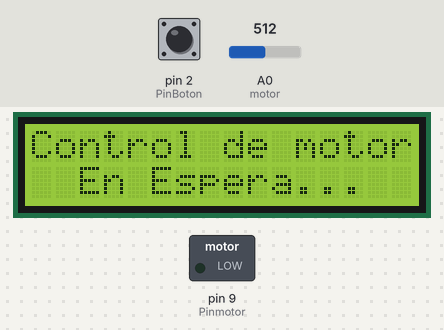
A sketch run on a simulated Arduino Uno, built with avr-gcc and run on an emulated ATmega328P. On the bench: 16×2 character LCD, switched loads named in the sketch (green lamp = pin HIGH). The inputs (shaded band) are chosen by the test bench; at power-on: pin 2 (PinBoton) LOW, A0 (motor) = 512.

Above: at 1.2 s.
1.3 s: pin 2 (PinBoton) pulled HIGH for 0.15 s
At 2.5 s:
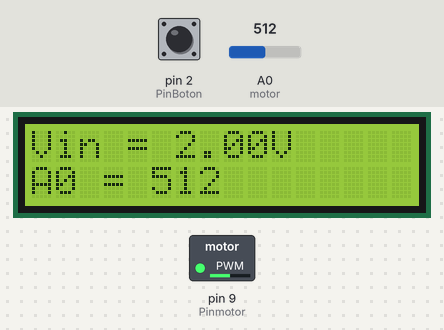
2.9 s: pin 2 (PinBoton) pulled HIGH for 1 s
At 4.1 s:
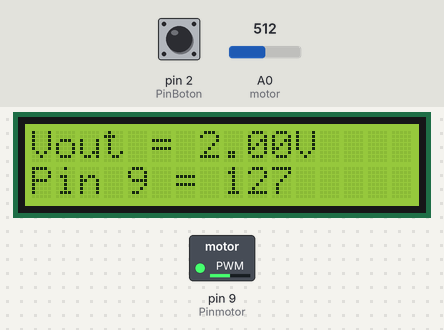
5.4 s: A0 (motor) set to 716
At 6.5 s:
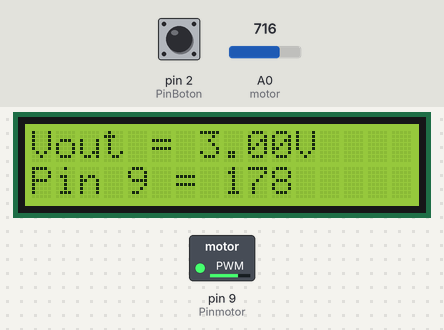
6.9 s: A0 (motor) set to 900
At 8.0 s:
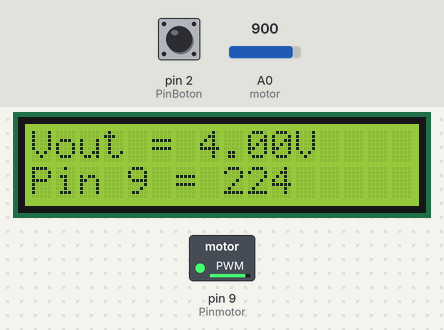
8.4 s: A0 (motor) set to 160
At 9.5 s:
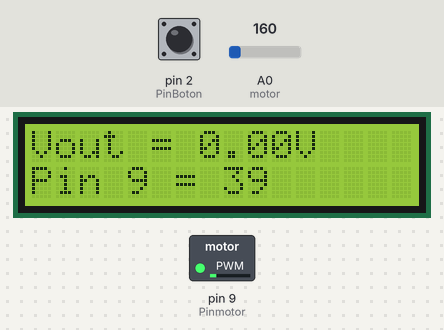
9.9 s: A0 (motor) set to 511
At 10.7 s:
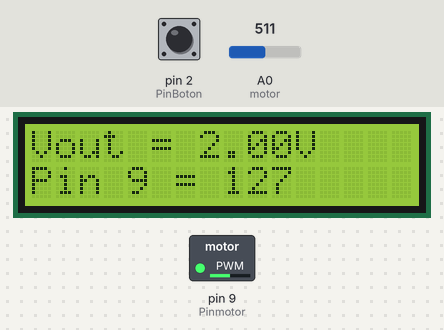
Timing chart, 0 to 12.9 s (numbered marks = the images above; inputs shaded):
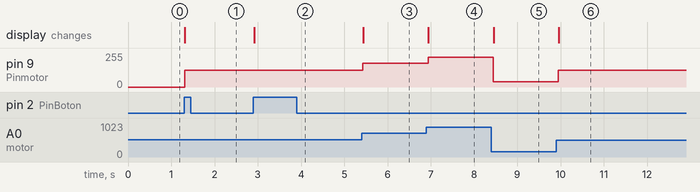

The sketch:

Ej6-ADC-PWM.ino
```cpp
#include <LiquidCrystal.h>

LiquidCrystal lcd(12, 11, 7, 6, 5, 4);
int Pinmotor=9;
int PinBoton=2;
int contador=0;
int a = 50;
volatile int ISRCounter = 0;
long timeCounter = 0;
const int timeThreshold = 170;

int velocidad;
float Vout;
int Valor9;
int cuenta=0;

void setup() {
  lcd.begin(16, 2);
  pinMode(Pinmotor,OUTPUT);
  pinMode(PinBoton,INPUT);
  attachInterrupt(digitalPinToInterrupt(PinBoton), debounce, RISING);
}

void loop()
{
  if(contador != ISRCounter)
  {
    contador = ISRCounter;
  }
  switch(contador)
  {
    case 0:
    espera();
    analogWrite(Pinmotor,LOW);
    break;

    case 1:
    motor();
    INT();
    break;

    case 2:
    motor();
    OUT();
    break;

    default:
    contador = 0;
    break;
  }
}

void espera()
{
    lcd.clear();
    lcd.print("Control de motor");//pantalla espera
    lcd.setCursor(0,1);
    lcd.print("  En Espera...  ");
    delay(a);
}

void motor()
 {
  velocidad = analogRead(A0); // entrada analogica 0 a 1023
  Valor9 = map(velocidad,0, 1023, 0, 255); // pin 9 de 0 a 255
  Vout = ((velocidad *5)/1023); //volts 0.00 a 5.00
  analogWrite(Pinmotor,Valor9);//regulación de motor
 }

void OUT()
 {
  lcd.clear();
  lcd.print("Vout = " + String(Vout) + "V");
  lcd.setCursor(0,1);
  lcd.print("Pin 9 = " + String(Valor9));
  delay(a);
 }

void INT()
{
  lcd.clear();
  lcd.print("Vin = " + String(Vout) + "V");
  lcd.setCursor(0,1);
  lcd.print("A0 = " + String(velocidad));
  delay(a);
}

void debounce()
{
  if (millis() > timeCounter + timeThreshold)
   {
      ISRCounter++;
      timeCounter = millis();
   }
   if(ISRCounter>2) ISRCounter=0;
}
```

Measured:
- after the input at 1.3 s, pin 9 (Pinmotor): 0/255 → 127/255 at once; the display: changes at once (image 1)
- after the input at 2.9 s, the display: changes at once (image 2)
- after the input at 5.4 s, pin 9 (Pinmotor): 127/255 → 178/255 at once; the display: changes at once (image 3)
- after the input at 6.9 s, pin 9 (Pinmotor): 178/255 → 224/255 at once; the display: changes at once (image 4)
- after the input at 8.4 s, pin 9 (Pinmotor): 224/255 → 39/255 after 0.05 s; the display: changes after 0.05 s (image 5)
- after the input at 9.9 s, pin 9 (Pinmotor): 39/255 → 127/255 after 0.05 s; the display: changes after 0.05 s (image 6)
